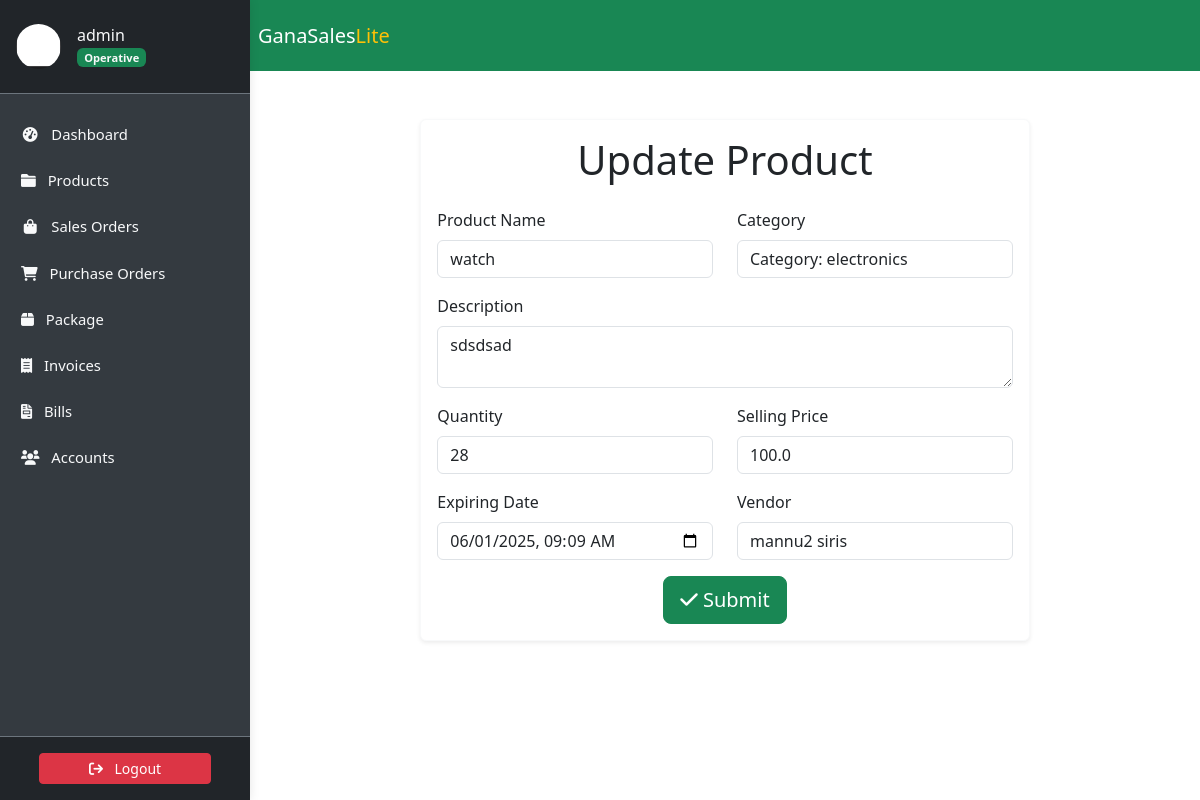
Screenshot of /product/watch/update/ (signed in) with the database file from the repository.
### accounts/models.py (models this page shows, shortened)
class Profile(models.Model):
    user = models.OneToOneField(
        User, on_delete=models.CASCADE, verbose_name='User'
    )
    slug = AutoSlugField(
        unique=True,
        verbose_name='Account ID',
        populate_from='email'
    )
    profile_picture = ProcessedImageField(
        default='profile_pics/default.jpg',
        upload_to='profile_pics',
        format='JPEG',
        processors=[ResizeToFill(150, 150)],
        options={'quality': 100}
    )
    telephone = PhoneNumberField(
        null=True, blank=True, verbose_name='Telephone'
    )
    email = models.EmailField(
        max_length=150, blank=True, null=True, verbose_name='Email'
    )
    first_name = models.CharField(
        max_length=30, blank=True, verbose_name='First Name'
    )
    last_name = models.CharField(
        max_length=30, blank=True, verbose_name='Last Name'
    )
    status = models.CharField(
        choices=STATUS_CHOICES,
        max_length=12,
        default='INA',
        verbose_name='Status'
    )
    role = models.CharField(
        choices=ROLE_CHOICES,
        max_length=12,
        blank=True,
        null=True,
        verbose_name='Role'
    )
    class Meta:
        ordering = ['slug']
        verbose_name = 'Profile'
        verbose_name_plural = 'Profiles'

### store/models.py (models this page shows, shortened)
class Item(models.Model):
    slug = AutoSlugField(unique=True, populate_from='name')
    name = models.CharField(max_length=50)
    description = models.TextField(max_length=256)
    category = models.ForeignKey(Category, on_delete=models.CASCADE)
    quantity = models.IntegerField(default=0)
    price = models.FloatField(default=0)
    expiring_date = models.DateTimeField(null=True, blank=True)
    vendor = models.ForeignKey(Vendor, on_delete=models.SET_NULL, null=True)
    class Meta:
        ordering = ['name']
        verbose_name_plural = 'Items'

### store/views.py (the view)
class ProductUpdateView(LoginRequiredMixin, UserPassesTestMixin, UpdateView):
    model = Item
    template_name = "store/productupdate.html"
    form_class = ItemForm
    success_url = reverse_lazy("productslist") # Use reverse_lazy for class attributes
    def test_func(self):
        return self.request.user.is_superuser

### store/forms.py
class ItemForm(forms.ModelForm):
    class Meta:
        model = Item
        fields = [
            'name',
            'description',
            'category',
            'quantity',
            'price',
            'expiring_date',
            'vendor'
        ]
        widgets = {
            'name': forms.TextInput(attrs={'class': 'form-control'}),
            'description': forms.Textarea(
                attrs={
                    'class': 'form-control',
                    'rows': 2
                }
            ),
            'category': forms.Select(attrs={'class': 'form-control'}),
            'quantity': forms.NumberInput(attrs={'class': 'form-control'}),
            'price': forms.NumberInput(
                attrs={
                    'class': 'form-control',
                    'step': '0.01'
                }
            ),
            'expiring_date': forms.DateTimeInput(
                attrs={
                    'class': 'form-control',
                    'type': 'datetime-local'
                }
            ),
            'vendor': forms.Select(attrs={'class': 'form-control'}),
        }

### accounts/models.py (called while the page is built)
    def __str__(self):
        return self.name

### store/models.py (called while the page is built)
    def __str__(self):
        return f"Category: {self.name}"

### store/templates/store/productupdate.html (shortened to what this page needs)
{% extends "store/base.html" %}
{% load static %}
{% block content %}
<div class="container my-5">
    <div class="row justify-content-center">
        <div class="col-lg-8 col-md-10">
            <div class="card shadow-sm border-light">
                <div class="card-body">
                    <h1 class="text-center mb-4">
                        Update Product
                    </h1>
                    <form method="POST" enctype="multipart/form-data">
                        <div class="row">
                            <div class="col-md-6 mb-3">
                                <label for="{{ form.name.id_for_label }}" class="form-label">
                                    Product Name
                                </label>
                                {{ form.name }}
                            </div>
                            <div class="col-md-6 mb-3">
                                <label for="{{ form.category.id_for_label }}" class="form-label">
                                    Category
                                </label>
                                {{ form.category }}
                            </div>
                        </div>
                        <div class="row">
                            <div class="col mb-3">
                                <label for="{{ form.description.id_for_label }}" class="form-label">
                                    Description
                                </label>
                                {{ form.description }}
                            </div>
                        </div>
                        <div class="row">
                            <div class="col-md-6 mb-3">
                                <label for="{{ form.quantity.id_for_label }}" class="form-label">
                                    Quantity
                                </label>
                                {{ form.quantity }}
                            </div>
                            <div class="col-md-6 mb-3">
                                <label for="{{ form.price.id_for_label }}" class="form-label">
                                    Selling Price
                                </label>
                                {{ form.price }}
                            </div>
                        </div>
                        <div class="row">
                            <div class="col-md-6 mb-3">
                                <label for="{{ form.expiring_date.id_for_label }}" class="form-label">
                                    Expiring Date
                                </label>
                                {{ form.expiring_date }}
                            </div>
                            <div class="col-md-6 mb-3">
                                <label for="{{ form.vendor.id_for_label }}" class="form-label">
                                    Vendor
                                </label>
                                {{ form.vendor }}
                            </div>
                        </div>
                        <div class="form-group text-center">
                            <button class="btn btn-success btn-lg" type="submit">
                                <i class="fas fa-check"></i> Submit
                            </button>
                        </div>
                    </form>
                </div>
            </div>
        </div>
    </div>
</div>
{% endblock content %}

### store/templates/store/sidebar.html (shortened to what this page needs)
<link href="https://cdn.jsdelivr.net/npm/bootstrap@5.3.3/dist/css/bootstrap.min.css" rel="stylesheet">
<link href="https://cdnjs.cloudflare.com/ajax/libs/font-awesome/6.0.0-beta3/css/all.min.css" rel="stylesheet">
<aside class="sidebar" id="show-side-navigation1">
    <div class="sidebar-header d-flex align-items-center px-3 py-4 border-bottom border-secondary">
        <a href="{% url 'user-profile' %}" class="d-flex align-items-center text-decoration-none text-light">
            <img class="rounded-circle img-fluid" id="sidebar-img" width="45" src="{{ request.user.profile.profile_picture.url }}" alt="Profile Picture" />
            <div class="ms-3">
                <h5 class="fs-6 mb-0">
                    {{ request.user.username }}{% if request.user.profile.role == 'AD' %} <i class="fa-solid fa-circle-check text-success"></i>{% endif %}
                </h5>
                <span class="badge bg-success text-light">
                    {% if request.user.profile.role == 'AD' %}
                        Admin
                    {% elif request.user.profile.role == 'EX' %}
                        Executive
                    {% else %}
                        Operative
                    {% endif %}
                </span>
            </div>
        </a>
    </div>
    <div class="nav-container">
        <ul class="nav flex-column mt-3">
            <li class="nav-item mb-2">
                <a class="nav-link text-light {% if request.resolver_match.url_name == 'dashboard' %}active{% endif %}" href="{% url 'dashboard' %}">
                    <i class="fa fa-tachometer-alt fa-fw me-2"></i> Dashboard
                </a>
            </li>
            <li class="nav-item mb-2 dropdown">
                <a class="nav-link text-light {% if request.resolver_match.url_name == 'productslist' %}active{% endif %}" href="#" id="productsDropdown" role="button">
                    <i class="fa fa-folder me-2"></i> Products
                </a>
            </li>
            <li class="nav-item mb-2">
                <a class="nav-link text-light {% if request.resolver_match.url_name == 'saleslist' %}active{% endif %}" href="{% url 'saleslist' %}">
                    <i class="fa fa-shopping-bag fa-fw me-2"></i> Sales Orders
                </a>
            </li>
            <li class="nav-item mb-2">
                <a class="nav-link text-light {% if request.resolver_match.url_name == 'purchaseslist' %}active{% endif %}" href="{% url 'purchaseslist' %}">
                    <i class="fa fa-shopping-cart me-2"></i> Purchase Orders
                </a>
            </li>
            <li class="nav-item mb-2">
                <a class="nav-link text-light {% if request.resolver_match.url_name == 'deliveries' %}active{% endif %}" href="{% url 'deliveries' %}">
                    <i class="fa-solid fa-box me-2"></i> Package
                </a>
            </li>
            <li class="nav-item mb-2">
                <a class="nav-link text-light {% if request.resolver_match.url_name == 'invoicelist' %}active{% endif %}" href="{% url 'invoicelist' %}">
                    <i class="fa-solid fa-receipt me-2"></i> Invoices
                </a>
            </li>
            <li class="nav-item mb-2">
                <a class="nav-link text-light {% if request.resolver_match.url_name == 'bill_list' %}active{% endif %}" href="{% url 'bill_list' %}">
                    <i class="fa-solid fa-file-invoice me-2"></i> Bills
                </a>
            </li>
            <li class="nav-item mb-2 dropdown">
                <a class="nav-link text-light " href="#" id="accountsDropdown" role="button">
                    <i class="fa fa-users me-2"></i> Accounts
                </a>
            </li>
        </ul>
    </div>
    <div class="sidebar-footer position-relative w-100 text-center py-3 bg-dark border-top border-secondary mt-auto">
        <form method="post" action="{% url 'user-logout' %}">
            <button type="submit" class="btn btn-danger btn-sm w-75">
                <i class="fa fa-sign-out me-2"></i> Logout
            </button>
        </form>
    </div>
</aside>

### static/css/style.css (style rules this page uses)
:root { --dk-gray-100: #f3f4f6; --dk-gray-200: #e5e7eb; --dk-gray-300: #d1d5db; --dk-gray-400: #9ca3af; --dk-gray-500: #6b7280; --dk-gray-600: #4b5563; --dk-gray-700: #374151; --dk-gray-800: #1f2937; --dk-gray-900: #111827; --dk-dark-bg: #313348; --dk-darker-bg: #2a2b3d; --navbar-bg-color: #6f6486; --sidebar-bg-color: #252636; --sidebar-width: 250px; --sidebar-expanded-width: 230px; --sidebar-collapsed-width: 100px; --sidebar-header-bg: #212529; --nav-link-color: #adb5bd; --nav-link-active-bg: #495057; --dropdown-menu-bg: #495057; --dropdown-item-color: #adb5bd; --dropdown-item-active-bg: #6c757d; --sidebar-separator-bg: #4caf50; --logo-separator-height: 60px; --sidebar-item-height: 50px; --submenu-item-height: 45px; }
* { margin: 0; padding: 0; box-sizing: border-box; }
body { font-family: "Inter", sans-serif; background-color: #fff; overflow-x: hidden; }
a { text-decoration: none; }
.sidebar { font-size: 0.925rem; background-color: var(--sidebar-bg-color); width: var(--sidebar-width); transition: all 0.3s ease-in-out; z-index: 9999999; box-shadow: 0 0 10px rgba(0, 0, 0, 0.1); }
.sidebar .sidebar-header { background-color: var(--sidebar-header-bg); border-bottom: 1px solid #2a2b3c; padding: 15px; }
.sidebar ul > li > a { color: var(--dk-gray-400); text-decoration: none; }
.card { transition: transform 0.2s; margin-bottom: 15px; }

### store/templates/store/sidebar.html (style rules this page uses)
.sidebar { width: 250px; background-color: #343a40; color: #fff; position: fixed; top: 0; bottom: 0; display: flex; flex-direction: column; z-index: 1030; transition: transform 0.3s ease; }
.sidebar-header { background-color: #212529; }
.nav-container { flex: 1; overflow-y: auto; padding: 5px; }
.nav-link { color: #adb5bd; padding: 0.5rem 1rem; }
.sidebar-footer { background-color: #212529; text-align: center; padding: 10px; }

### rows the page displays
Item: name "watch", category "Category: electronics", description "sdsdsad", quantity "28", price "100.0", expiring_date "06/01/2025 09:09", vendor "mannu2 siris"

### other values shown
{{ request.user.username }} "admin"
